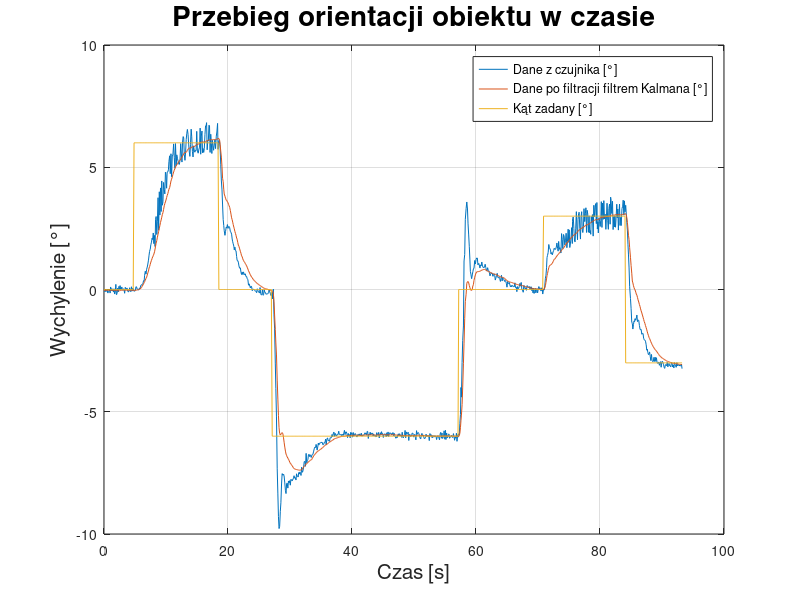
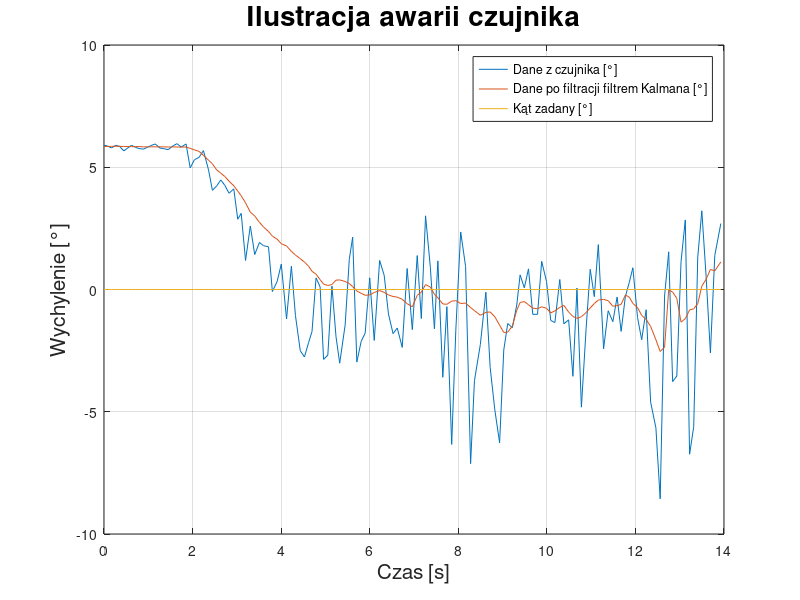
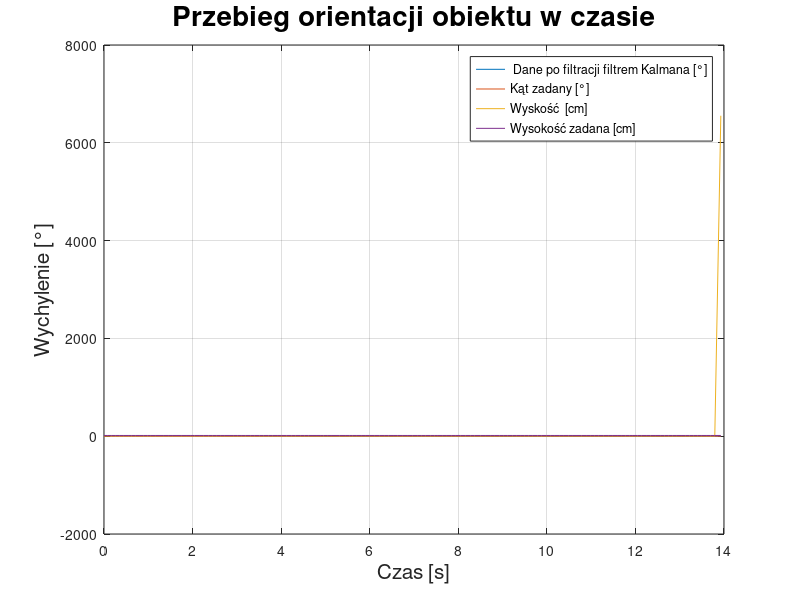

Write the MATLAB code that produced these figures, in order.
dane_1 = csvread("dane28.csv",2,0);
dane_2 = csvread("dane31wys.csv",2,0);



% dane 18 - kp 14% ki 13%   wspmocy 30%
%dane 19 tak samo
%dane 20 15% 14,5 %





%pierwszy przebieg
xk_1 = dane_1(:,1);
yk_1 = dane_1(:,2);
x_1 = dane_1(:,3);
y_1 = dane_1(:,4);
k_1 = dane_1(:,5);
wzad_1 = dane_1(:,6);
w_1 = dane_1(:,7);
czas_1 = dane_1(:,8);

czas_1 = czas_1/1000;
czas_1 = czas_1 - czas_1(1);

% drugi przebieg
xk_2 = dane_2(:,1);
yk_2 = dane_2(:,2);
x_2 = dane_2(:,3);
y_2 = dane_2(:,4);
k_2 = dane_2(:,5);
wzad_2 = dane_2(:,6);
w_2 = dane_2(:,7);
czas_2 = dane_2(:,8);

czas_2 = czas_2/1000;
czas_2 = czas_2 - czas_2(1);

figure(1)
plot(czas_1, y_1, czas_1, yk_1, czas_1,k_1 );
legend("Dane z czujnika [°]", "Dane po filtracji filtrem Kalmana [°]", "Kąt zadany [°]")
grid on
title("Przebieg orientacji obiektu w czasie", "FontSize",20)

xlabel("Czas [s]", "FontSize",15)
ylabel("Wychylenie [°]", "FontSize",15)



figure(2)
plot(czas_2, y_2, czas_2, yk_2, czas_2,k_2 );
legend("Dane z czujnika [°]", "Dane po filtracji filtrem Kalmana [°]", "Kąt zadany [°]")
grid on
title("Ilustracja awarii czujnika", "FontSize",20)
xlabel("Czas [s]", "FontSize",15)
ylabel("Wychylenie [°]", "FontSize",15)


figure(3)
plot(czas_2, yk_2, czas_2,k_2, czas_2, w_2, czas_2, wzad_2 );
legend(" Dane po filtracji filtrem Kalmana [°]", "Kąt zadany [°]", "Wyskość  [cm]", "Wysokość zadana [cm]")
grid on
title("Przebieg orientacji obiektu w czasie", "FontSize",20)
xlabel("Czas [s]", "FontSize",15)
ylabel("Wychylenie [°]", "FontSize",15)




